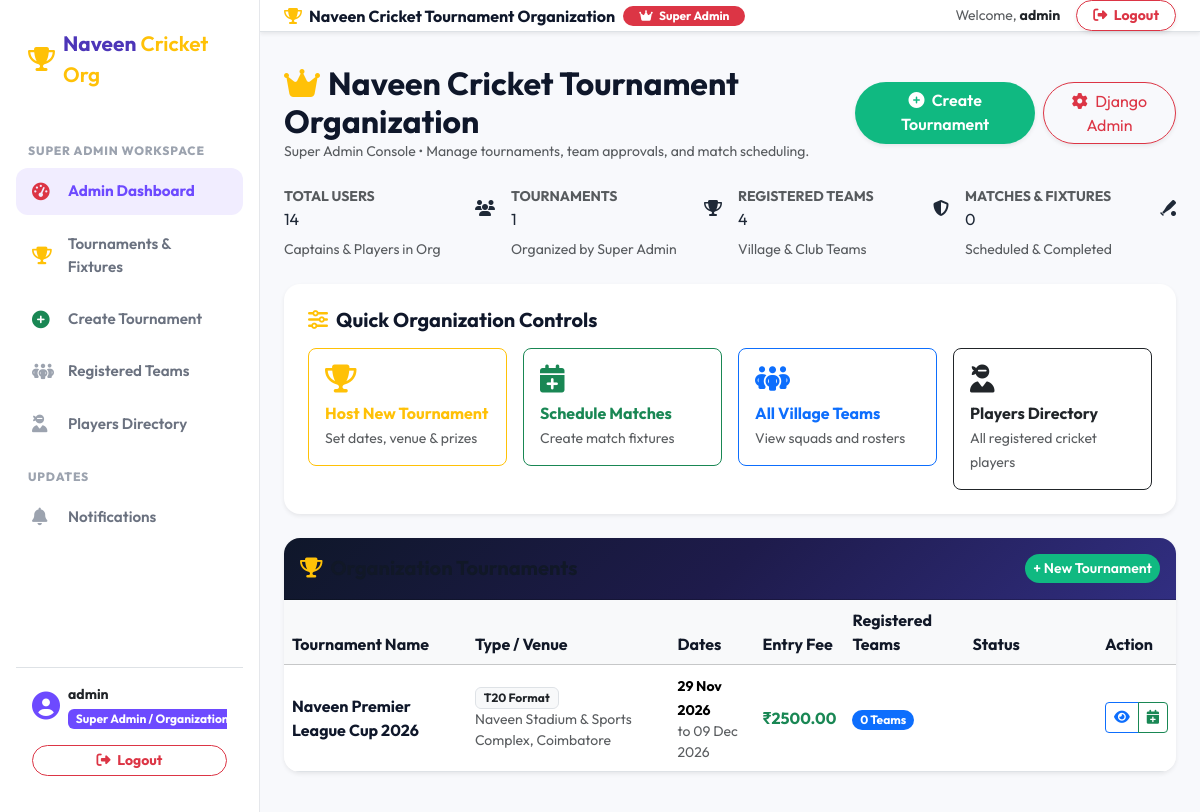
Before: /dashboard/admin/ (signed in) with the older database file.
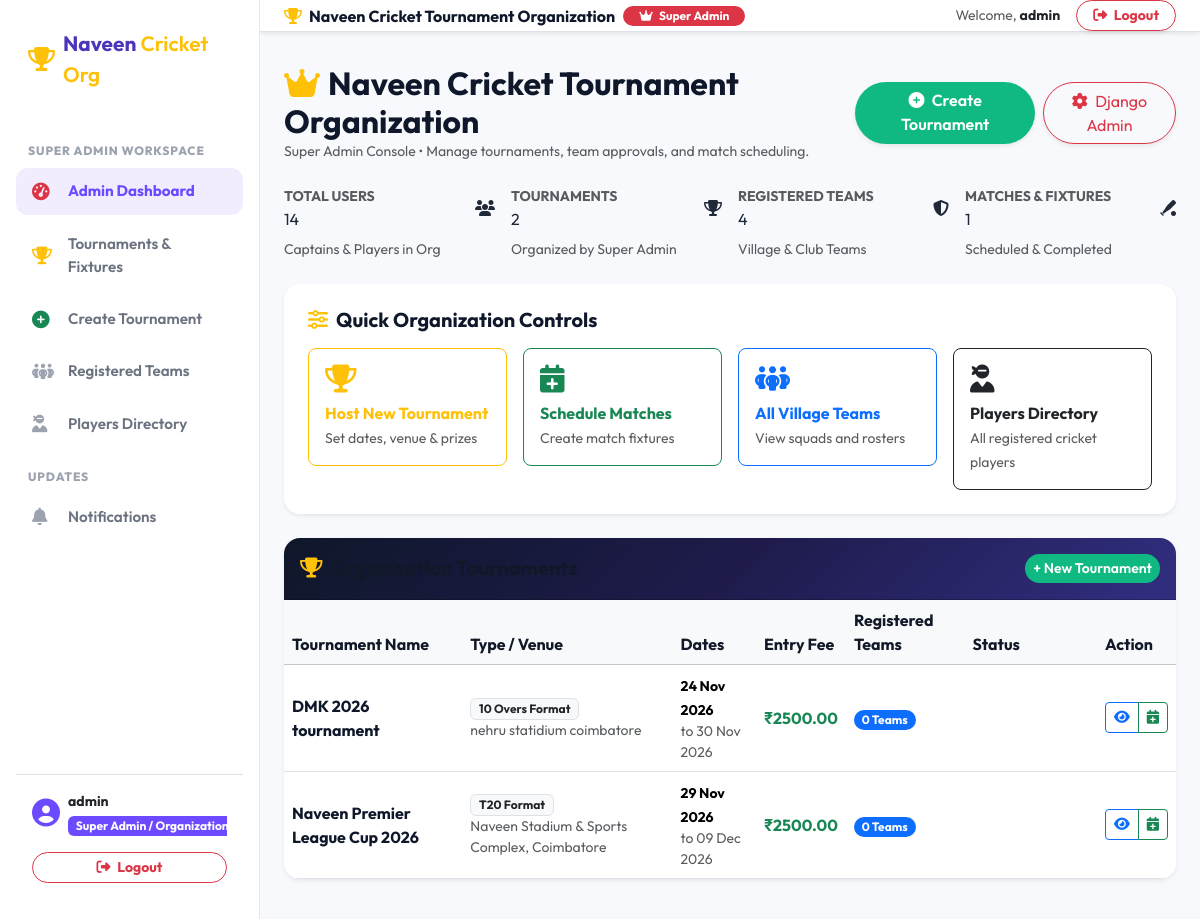
After: the same page with the newer database file.
### apps/tournaments/models.py (models this page shows, shortened)
class Tournament(models.Model):
    class TournamentType(models.TextChoices):
        T20 = 'T20', 'T20 Format'
        TEN_OVER = '10_OVER', '10 Overs Format'
        KNOCKOUT = 'KNOCKOUT', 'Knockout Tournament'
        LEAGUE_KNOCKOUT = 'LEAGUE_KNOCKOUT', 'League + Knockout'
        BOX_CRICKET = 'BOX_CRICKET', 'Box Cricket / Indoor'
    class Status(models.TextChoices):
        DRAFT = 'DRAFT', 'Draft'
        UPCOMING = 'UPCOMING', 'Upcoming'
        REGISTRATION_OPEN = 'REGISTRATION_OPEN', 'Registration Open'
        REGISTRATION_CLOSED = 'REGISTRATION_CLOSED', 'Registration Closed'
        ONGOING = 'ONGOING', 'Ongoing'
        COMPLETED = 'COMPLETED', 'Completed'
        CANCELLED = 'CANCELLED', 'Cancelled'
    name = models.CharField(max_length=200)
    tournament_type = models.CharField(
        max_length=50,
        choices=TournamentType.choices,
        default=TournamentType.T20
    )
    description = models.TextField()
    district = models.ForeignKey('locations.District', on_delete=models.SET_NULL, null=True, related_name='tournaments')
    taluk = models.ForeignKey('locations.Taluk', on_delete=models.SET_NULL, null=True, blank=True, related_name='tournaments')
    village = models.ForeignKey('locations.Village', on_delete=models.SET_NULL, null=True, blank=True, related_name='tournaments')
    venue = models.CharField(max_length=255)
    start_date = models.DateField()
    end_date = models.DateField()
    registration_start_date = models.DateField()
    registration_end_date = models.DateField()
    prize_amount = models.DecimalField(max_digits=10, decimal_places=2, default=0.00, help_text="Total Tournament Prize Pool (Rs)")
    rules_and_regulations = models.TextField(blank=True, null=True, help_text="Tournament rules and guidelines")
    exact_location = models.CharField(max_length=255, blank=True, null=True, help_text="Exact ground/stadium location or map address")
    entry_fee = models.DecimalField(max_digits=10, decimal_places=2, default=0.00)
    organizer = models.ForeignKey(settings.AUTH_USER_MODEL, on_delete=models.CASCADE, related_name='organized_tournaments')
    contact_phone = models.CharField(max_length=15)
    contact_email = models.EmailField()
    max_teams = models.PositiveIntegerField(default=16)
    status = models.CharField(
        max_length=25,
        choices=Status.choices,
        default=Status.REGISTRATION_OPEN
    )
    banner = models.ImageField(upload_to='tournament_banners/', blank=True, null=True)
    created_at = models.DateTimeField(auto_now_add=True)
    updated_at = models.DateTimeField(auto_now=True)
    class Meta:
        ordering = ['-start_date']
    @property
    def registered_teams_count(self):
        return self.registrations.filter(status='APPROVED').count()

### apps/accounts/views.py (the view)
# urls.py: path('dashboard/admin/', admin_dashboard_view, name='admin_dashboard'),
@login_required(login_url='login')
def admin_dashboard_view(request):
    if not request.user.is_admin_role:
        messages.error(request, "Access restricted to Administrators.")
        return redirect('player_dashboard')
    total_users = User.objects.count()
    total_organizers = User.objects.filter(role=User.Role.ORGANIZER).count()
    total_players = PlayerProfile.objects.count()
    total_teams = Team.objects.count()
    total_tournaments = Tournament.objects.count()
    total_matches = Match.objects.count()
    total_districts = District.objects.count()
    recent_tournaments = Tournament.objects.all().order_by('-created_at')[:5]
    recent_users = User.objects.all().order_by('-created_at')[:5]
    recent_matches = Match.objects.all().order_by('-created_at')[:5]
    return render(request, 'dashboards/admin_dashboard.html', {
        'total_users': total_users,
        'total_organizers': total_organizers,
        'total_players': total_players,
        'total_teams': total_teams,
        'total_tournaments': total_tournaments,
        'total_matches': total_matches,
        'total_districts': total_districts,
        'recent_tournaments': recent_tournaments,
        'recent_users': recent_users,
        'recent_matches': recent_matches,
    })

### apps/accounts/models.py (called while the page is built)
    @property
    def is_admin_role(self):
        return self.role == self.Role.ADMIN or self.is_superuser

### apps/notifications/context_processors.py (called while the page is built)
def unread_notifications(request):
    if request.user.is_authenticated:
        unread_count = Notification.objects.filter(recipient=request.user, is_read=False).count()
        recent_notifications = Notification.objects.filter(recipient=request.user)[:5]
        return {
            'unread_notifications_count': unread_count,
            'recent_notifications': recent_notifications
        }
    return {
        'unread_notifications_count': 0,
        'recent_notifications': []
    }

### templates/dashboards/admin_dashboard.html (shortened to what the changed rows need)
{% extends 'base.html' %}
{% block content %}
<div class="d-flex flex-column flex-md-row justify-content-between align-items-md-center gap-3 mb-4">
    <div>
        <h2 class="fw-bold text-navy mb-0">
            <i class="fa-solid fa-crown text-warning me-2"></i>Naveen Cricket Tournament Organization
        </h2>
    </div>
</div>
<div class="row g-3 mb-4">
    <div class="col-md-3">
        <div class="stat-card">
            <div class="d-flex justify-content-between align-items-center">
                <div>
                    <div class="text-muted small fw-bold text-uppercase">Tournaments</div>
                    <div class="stat-number">{{ total_tournaments }}</div>
                </div>
            </div>
        </div>
    </div>
    <div class="col-md-3">
        <div class="stat-card">
            <div class="d-flex justify-content-between align-items-center">
                <div>
                    <div class="text-muted small fw-bold text-uppercase">Matches & Fixtures</div>
                    <div class="stat-number">{{ total_matches }}</div>
                </div>
            </div>
        </div>
    </div>
</div>
<div class="card border-0 shadow-sm rounded-4 overflow-hidden mb-4">
    <div class="table-responsive">
        <table class="table table-hover align-middle mb-0">
            <thead class="table-light">
                <tr>
                    <th>Tournament Name</th>
                    <th>Type / Venue</th>
                    <th>Dates</th>
                    <th>Entry Fee</th>
                    <th>Registered Teams</th>
                    <th>Status</th>
                    <th>Action</th>
                </tr>
            </thead>
            <tbody>
                {% for t in recent_tournaments %}
                    <tr>
                        <td class="fw-bold text-navy">{{ t.name }}</td>
                        <td>
                            <span class="badge bg-light text-dark border">{{ t.get_tournament_type_display }}</span>
                            <small class="d-block text-muted">{{ t.venue }}</small>
                        </td>
                        <td>
                            <small class="fw-bold">{{ t.start_date|date:"d M Y" }}</small>
                            <small class="text-muted d-block">to {{ t.end_date|date:"d M Y" }}</small>
                        </td>
                        <td><span class="fw-bold text-success">₹{{ t.entry_fee }}</span></td>
                        <td><span class="badge bg-primary rounded-pill">{{ t.registered_teams_count }} Teams</span></td>
                        <td>
                            <span class="badge badge-status
                                {% if t.status == 'ONGOING' %}badge-ongoing
                                {% elif t.status == 'REGISTRATION_OPEN' %}badge-registration-open
                                {% else %}badge-upcoming{% endif %}">
                            </span>
                        </td>
                        <td>
                            <div class="btn-group btn-group-sm">
                                <a href="{% url 'tournament_detail' t.id %}" class="btn btn-outline-primary" title="View"><i class="fa-solid fa-eye"></i></a>
                                <a href="{% url 'match_create' t.id %}" class="btn btn-outline-success" title="Schedule Match"><i class="fa-solid fa-calendar-plus"></i></a>
                            </div>
                        </td>
                    </tr>
                {% empty %}
                    <tr><td colspan="7" class="text-center py-4 text-muted">No tournaments organized yet. Click "Create Tournament" to get started!</td></tr>
                {% endfor %}
            </tbody>
        </table>
    </div>
</div>
{% endblock %}

Changed rows visible on the page:
added Tournament: name "DMK 2026 tournament", tournament_type "10 Overs Format", venue "nehru statidium coimbatore", start_date "24 Nov 2026", end_date "30 Nov 2026", entry_fee "2500.00", registered_teams_count "0"
Other visible differences:
{{ total_tournaments }}: "1" → "2"
{{ total_matches }}: "0" → "1"
